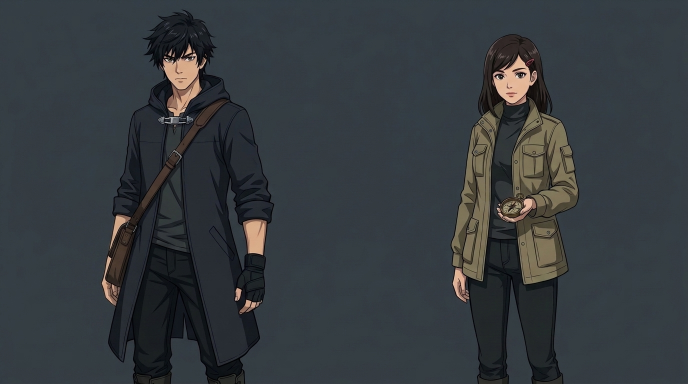
#> input picture ai_film_pipeline/assets/characters/cast_sheet.png, 1376 x 768 px (shown at 1/2 size)
$ python extract_character_assets.py
#> lines starting #> are read from the running program, lines starting #| are printed output that depends on the picture; after the words box and inside, x2 and y2 are one past the last pixel; in counts of white or black regions, pixels touching at a corner belong together
"""Extract transparent character sprites from cast_sheet.png & slice LoRA dataset crops."""

from __future__ import annotations

from collections import deque
from pathlib import Path

import numpy as np
from PIL import Image, ImageFilter


def extract_sprite_floodfill(
    img_rgb: Image.Image,
    crop_box: tuple[int, int, int, int],
    out_path: Path,
    tol: float = 26.0,
) -> Path:
    """Extract a clean RGBA sprite by flood-filling the uniform slate background from borders."""
    sub = img_rgb.crop(crop_box).convert("RGB")
    arr = np.asarray(sub, dtype=np.float32)
    h, w, _ = arr.shape

    # Sample corner background reference
    corners = np.array([arr[2, 2], arr[2, w - 3], arr[h - 3, 2], arr[h - 3, w - 3]])
    bg = np.median(corners, axis=0)

    dist = np.linalg.norm(arr - bg[None, None, :], axis=2)
    is_bg = np.zeros((h, w), dtype=bool)
    queue: deque[tuple[int, int]] = deque()

    for x in range(w):
        for y in (0, h - 1):
            if dist[y, x] < tol and not is_bg[y, x]:
                is_bg[y, x] = True
                queue.append((y, x))
    for y in range(h):
        for x in (0, w - 1):
            if dist[y, x] < tol and not is_bg[y, x]:
                is_bg[y, x] = True
                queue.append((y, x))

    while queue:
        cy, cx = queue.popleft()
        for ny, nx in ((cy - 1, cx), (cy + 1, cx), (cy, cx - 1), (cy, cx + 1)):
            if 0 <= ny < h and 0 <= nx < w and not is_bg[ny, nx]:
                # Allow slightly softer step from neighbors to catch smooth background gradients
                if dist[ny, nx] < tol * 1.25:
                    is_bg[ny, nx] = True
                    queue.append((ny, nx))

    alpha = (~is_bg).astype(np.uint8) * 255
    alpha_img = Image.fromarray(alpha, mode="L").filter(ImageFilter.GaussianBlur(0.8))

    # Trim transparent margins cleanly
    rgba = sub.convert("RGBA")
    rgba.putalpha(alpha_img)
    bbox = rgba.getbbox()
    if bbox:
        rgba = rgba.crop(bbox)
    out_path.parent.mkdir(parents=True, exist_ok=True)
    rgba.save(out_path)
    print(f"Extracted sprite {out_path.name}: {rgba.size}")
    return out_path


def build_lora_dataset_from_existing_images(base_dir: Path, trigger: str = "nv_minhkhang") -> int:
    """Create a 12-image multi-angle/multi-scale LoRA training set from existing keyframes."""
    photos_dir = base_dir / "user_inputs" / "photos"
    photos_dir.mkdir(parents=True, exist_ok=True)

    # Clear old auto-generated mk_*.png first
    for old in photos_dir.glob("mk_*.png"):
        old.unlink()
        old.with_suffix(".txt").unlink(missing_ok=True)

    cast = Image.open(base_dir / "assets" / "characters" / "cast_sheet.png").convert("RGB")
    s1 = Image.open(base_dir / "assets" / "keyframes" / "shot_001.png").convert("RGB")
    s4 = Image.open(base_dir / "assets" / "keyframes" / "shot_004.png").convert("RGB")
    s5 = Image.open(base_dir / "assets" / "keyframes" / "shot_005.png").convert("RGB")
    s6 = Image.open(base_dir / "assets" / "keyframes" / "shot_006.png").convert("RGB")

    # Curated crops focusing on Minh Khang across scale/lighting/pose variations
    crops: list[tuple[str, Image.Image, tuple[int, int, int, int], str]] = [
        ("mk_01", cast, (150, 30, 590, 768), f"{trigger}, full body standing portrait, neutral slate background, hooded dark navy trench coat, silver collar clasp, brown leather satchel"),
        ("mk_02", cast, (220, 30, 520, 420), f"{trigger}, upper body portrait facing forward, sharp dark eyes, messy black hair, hooded trench coat, silver clasp"),
        ("mk_03", cast, (265, 35, 455, 225), f"{trigger}, close-up face portrait, intense expression, messy black hair, neutral lighting"),
        ("mk_04", s1, (540, 60, 1180, 768), f"{trigger}, medium shot three-quarter view looking up at crimson sky, mossy stone balcony, dark navy trench coat, dramatic red rim lighting"),
        ("mk_05", s1, (730, 70, 1080, 410), f"{trigger}, close-up side profile looking upward, crimson light reflecting on face and black hair"),
        ("mk_06", s1, (690, 260, 1120, 720), f"{trigger}, upper torso detail, dark navy hooded trench coat, silver clasp, leather satchel strap, rolled sleeves"),
        ("mk_07", s4, (650, 15, 1310, 768), f"{trigger}, medium close-up shocked expression, warm amber glow from below, cold blue night mist background"),
        ("mk_08", s4, (680, 20, 1080, 420), f"{trigger}, close-up intense eyes and slightly open mouth, warm orange illumination, messy black hair"),
        ("mk_09", s5, (90, 40, 810, 768), f"{trigger}, dynamic side-profile action pose pointing forward, coat billowing, dark forest night"),
        ("mk_10", s5, (230, 55, 620, 430), f"{trigger}, fierce determined side profile, windswept black hair, silver collar clasp"),
        ("mk_11", s5, (90, 40, 810, 768), f"{trigger}, mirrored dynamic pose", ),
        ("mk_12", s6, (540, 430, 730, 760), f"{trigger}, rear view standing facing glowing crimson portal, navy trench coat and brown satchel across back"),
    ]

    for name, src, box, caption in crops:
        crop_im = src.crop(box)
        if name == "mk_11":
            crop_im = crop_im.transpose(Image.Transpose.FLIP_LEFT_RIGHT)
            caption = f"{trigger}, dynamic action pose pointing left, coat billowing, dramatic red embers"
        # Upscale small crops nicely to >=512px short side for crisp LoRA bucketing
        min_side = min(crop_im.size)
        if min_side < 512:
            scale = 512.0 / min_side
            crop_im = crop_im.resize(
                (int(round(crop_im.width * scale)), int(round(crop_im.height * scale))),
                Image.Resampling.LANCZOS,
            )
        out_png = photos_dir / f"{name}.png"
        crop_im.save(out_png)
        out_png.with_suffix(".txt").write_text(caption, encoding="utf-8")

    print(f"Built {len(crops)} LoRA training images + captions in {photos_dir}")
    return len(crops)


def main() -> None:
    base_dir = Path(__file__).resolve().parent
    cast = Image.open(base_dir / "assets" / "characters" / "cast_sheet.png").convert("RGB")
#> cast is the input picture: PIL image 1376x768 RGB; mean R, G, B 52.9, 58.3, 62.4
    sprites_dir = base_dir / "assets" / "sprites"
    # Left half: Minh Khang (x=0..688), Right half: Linh Chi (x=688..1376)
    extract_sprite_floodfill(cast, (80, 15, 640, 768), sprites_dir / "minh_khang.png")
#> in extract_sprite_floodfill, `corners = np.array([arr[2, 2], arr[2, w - 3], arr[h - 3, 2], arr[h - 3..`: corners = [[53, 62, 69], [52, 61, 68], [53, 60, 66], [53, 62, 69]]
#> in extract_sprite_floodfill, `bg = np.median(corners, axis=0)`: bg = [53, 61.5, 68.5]
#> after the loop in extract_sprite_floodfill, `for x in range(w):`:
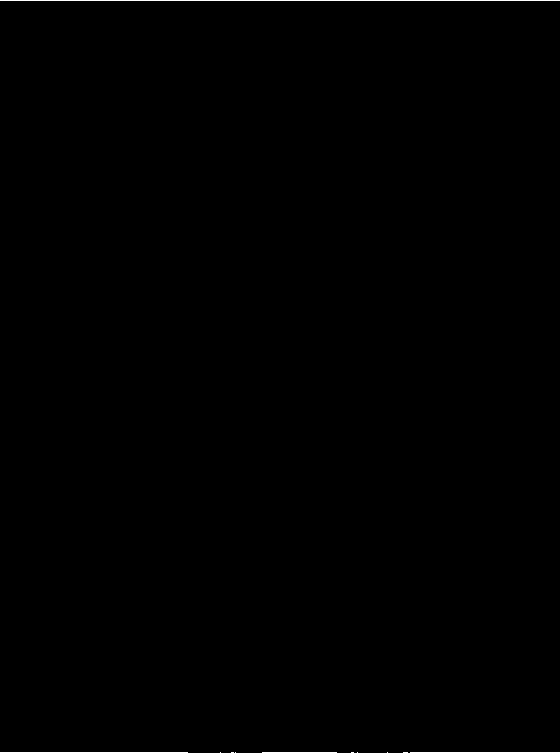
#> is_bg: shape (753, 560) bool; 0.23% white in thin lines or dots
#> after the loop in extract_sprite_floodfill, `for y in range(h):`: is_bg: shape (753, 560) bool; 0.59% white in thin lines or dots
#> after the loop in extract_sprite_floodfill, `while queue:`: is_bg: shape (753, 560) bool; 58.8% white; 6 black regions (5 under 20 px), largest, box (x1, y1, x2, y2) and area: (122, 4, 468, 753) 173545
#> in extract_sprite_floodfill, `bbox = rgba.getbbox()`: bbox = (120, 2, 470, 753)
#| Extracted sprite minh_khang.png: (350, 751)
    extract_sprite_floodfill(cast, (820, 50, 1250, 768), sprites_dir / "linh_chi.png")
#> call 2 of extract_sprite_floodfill, with crop_box = (820, 50, 1250, 768), tol = 26
#> in extract_sprite_floodfill (call 2), `sub = img_rgb.crop(crop_box).convert("RGB")`:
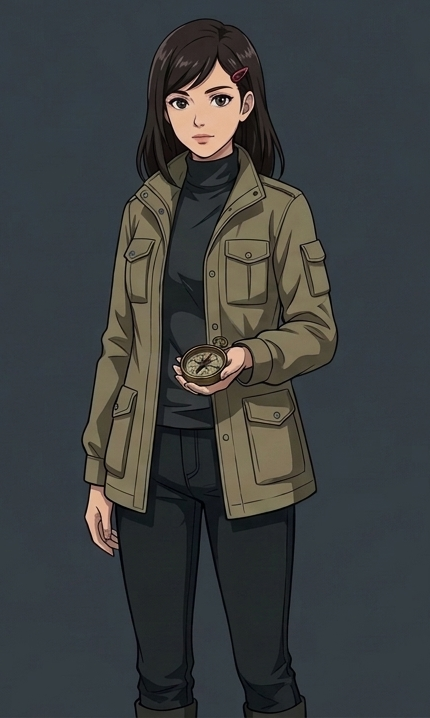
#> sub: PIL image 430x718 RGB; mean R, G, B 60.3, 63.3, 63.7
#> in extract_sprite_floodfill (call 2), `corners = np.array([arr[2, 2], arr[2, w - 3], arr[h - 3, 2], arr[h - 3..`: corners = [[52, 59, 67], [52, 63, 69], [50, 59, 64], [54, 61, 69]]
#> in extract_sprite_floodfill (call 2), `bg = np.median(corners, axis=0)`: bg = [52, 60, 68]
#> after the loop in extract_sprite_floodfill (call 2), `for x in range(w):`: is_bg: shape (718, 430) bool; 0.27% white in thin lines or dots
#> after the loop in extract_sprite_floodfill (call 2), `for y in range(h):`:
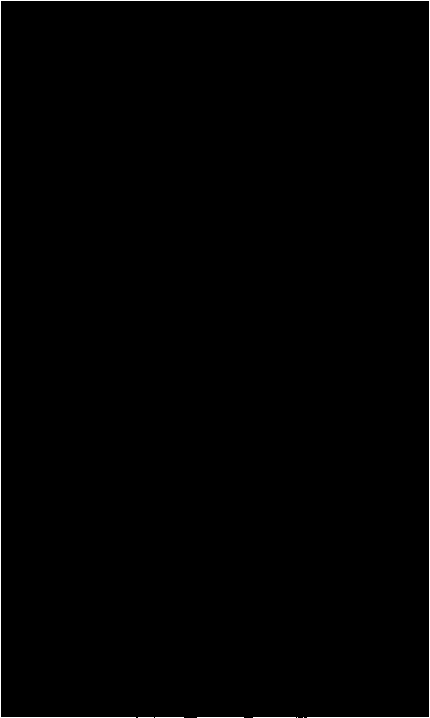
#> is_bg: shape (718, 430) bool; 0.73% white in thin lines or dots
#> after the loop in extract_sprite_floodfill (call 2), `while queue:`: is_bg: shape (718, 430) bool; 61.8% white; 5 black regions (4 under 20 px), largest, box (x1, y1, x2, y2) and area: (81, 18, 339, 718) 118067
#> in extract_sprite_floodfill (call 2), `rgba.putalpha(alpha_img)`:
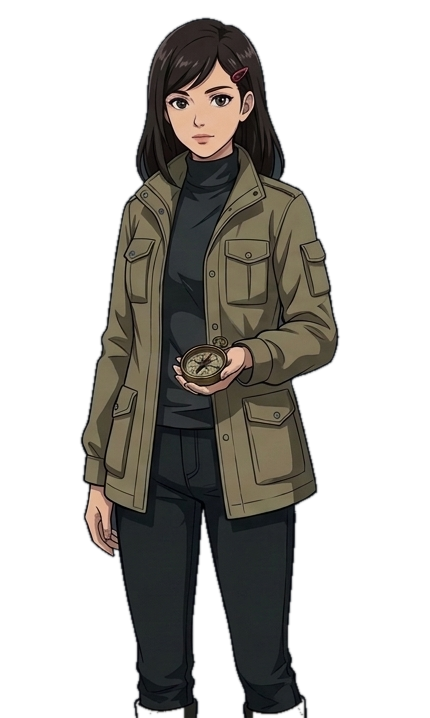
#> rgba: PIL image 430x718 RGBA; mean R, G, B, A 60.3, 63.3, 63.7, 97.5; transparent parts drawn white
#> in extract_sprite_floodfill (call 2), `bbox = rgba.getbbox()`: bbox = (79, 16, 341, 718)
#| Extracted sprite linh_chi.png: (262, 702)
    build_lora_dataset_from_existing_images(base_dir)
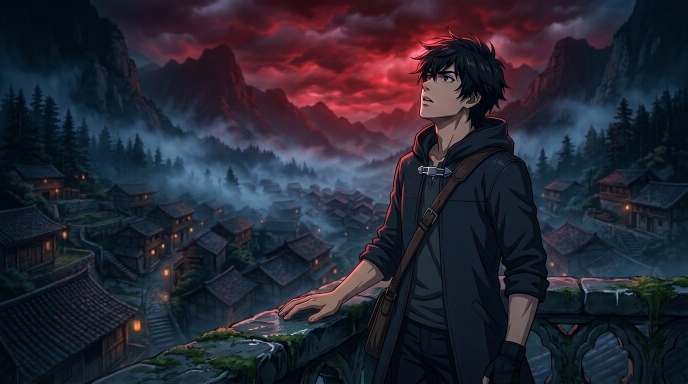
#> input picture ai_film_pipeline/assets/keyframes/shot_001.png, 1376 x 768 px (shown at 1/2 size)
#> in build_lora_dataset_from_existing_images, s1 is the input picture: PIL image 1376x768 RGB; mean R, G, B 38.6, 38.4, 51.2
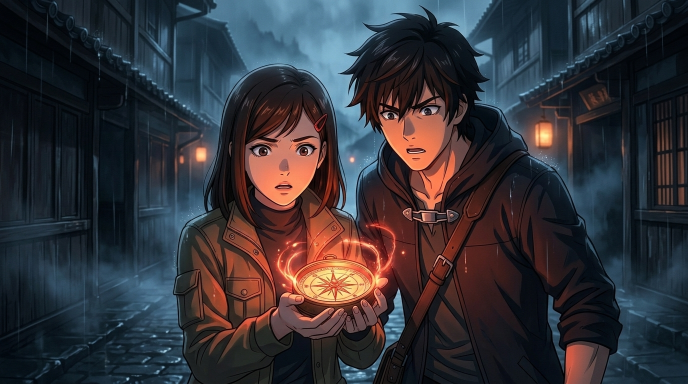
#> input picture ai_film_pipeline/assets/keyframes/shot_004.png, 1376 x 768 px (shown at 1/2 size)
#> in build_lora_dataset_from_existing_images, s4 is the input picture: PIL image 1376x768 RGB; mean R, G, B 51.5, 50, 55.6
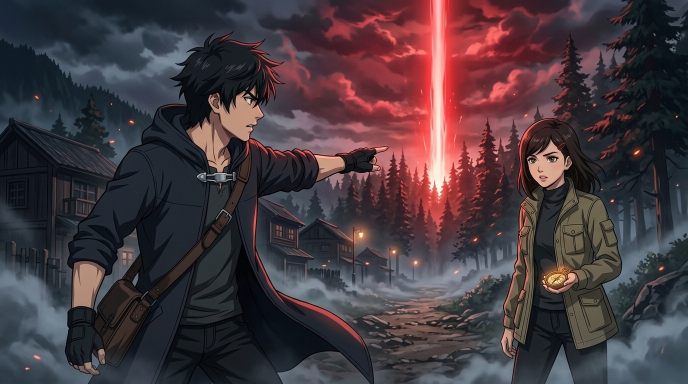
#> input picture ai_film_pipeline/assets/keyframes/shot_005.png, 1376 x 768 px (shown at 1/2 size)
#> in build_lora_dataset_from_existing_images, s5 is the input picture: PIL image 1376x768 RGB; mean R, G, B 70, 57.1, 62.9


if __name__ == "__main__":
#> (the run stopped early here; a loop or call above may not have finished)
